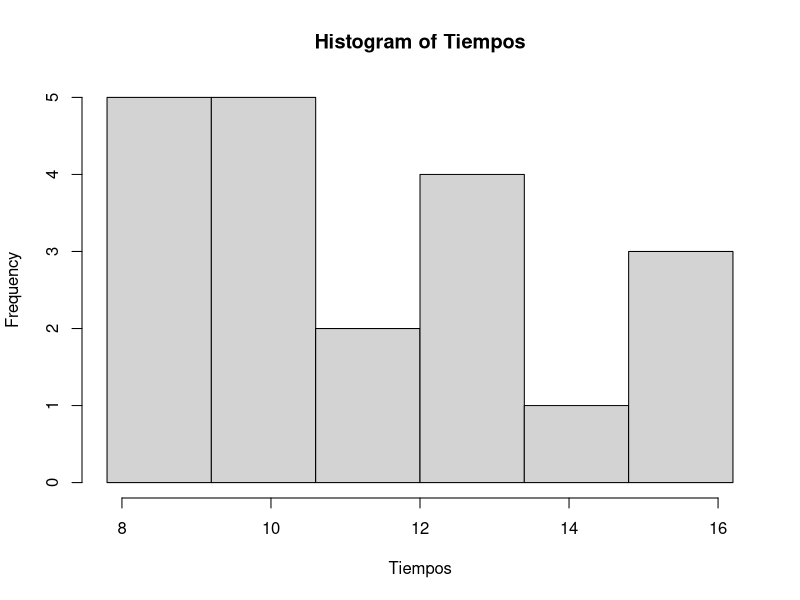
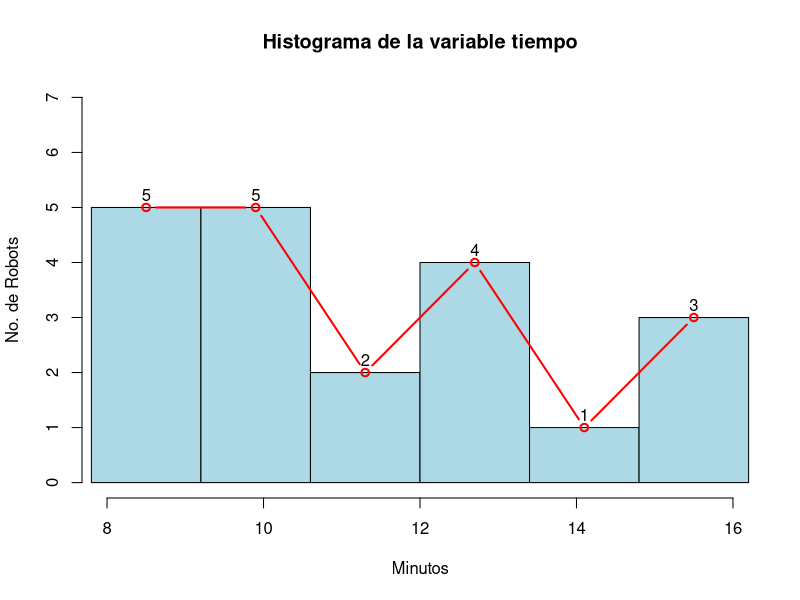

These figures' R source, in order:
#trabajo 2 corte 2 por Luis Albeiro Naranjo Cortes y Juan David Zarta Arias
# punto 1 - poligono de frecuencias 
Tiempos <-c(11.3, 12.3, 8.3,15.2,9.7, 9.7,12.6, 7.8, 14.2, 9.7, 11.3, 12.6, 8.3,12.3,10.4,8.2,8.0,9.3,15.2,16)
agru <- Agru <- hist(Tiempos,breaks=c(7.8,9.2,10.6,12,13.4,14.8,16.2), right=F, include.lowest = T)
tar <- data.frame(agru$mids, agru$counts)
colnames(tar) <- c("Marca", "Frecuencia")
agru<-hist(Tiempos,breaks=c(7.8,9.2,10.6,12,13.4,14.8,16.2),labels=T,right=F,include.lowest=T,col="lightblue",xlab="Minutos",ylab="No. de Robots",main="Histograma de la variable tiempo", ylim = c(0,7), xlim=c(8,16))
par(new = TRUE)
plot(tar$Marca, tar$Frecuencia,col="red", type="b", lwd=2,axes = F, ann = F, ylim = c(0,7), xlim=c(8,16))


# punto 2 - media geometrica
crecimiento <- c(1.05, 1.12, 1.08, 1.03, 1.15)
media_geom <- prod(crecimiento)^(1/length(crecimiento))
print(paste("Media geométrica:", round(media_geom, 4)))

#punto 3 -media armonica
velocidades = c(60,80,90,75,67,87)
n <- length(velocidades)
sum_inversas <- sum(1/velocidades)
media_arm <- n / sum_inversas
print(paste("Media armónica (velocidad promedio):", round(media_arm, 2), "km/h"))

#punto 4- media ponderada
notas <- c(85, 90, 70, 95)
pesos <- c(0.3, 0.4, 0.2, 0.1)
media_ponderada <- sum(notas * pesos) / sum(pesos)
print(paste("Nota final (media ponderada):", round(media_ponderada, 3)))
